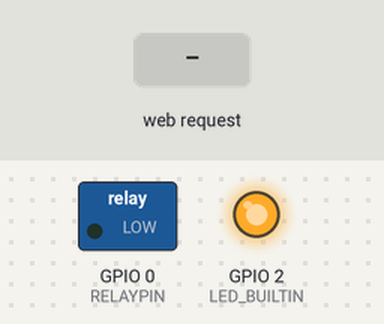
Bench run of a sketch on a simulated ESP8266 (NodeMCU). Shown: switched loads named in the sketch (green lamp = pin HIGH), output pins drawn as LEDs (lit = HIGH, except the on-board LED, lit = LOW). The inputs (shaded band) are chosen by the test bench. WiFi joins after 1.5 s; servers stay silent unless stated; network time is answered at once with the bench clock; the local clock reads 2024-03-15 10:24:30 at power-on unless the sketch sets it; storage starts empty; what the sketch prints to the serial monitor is not drawn.

Above: at 0.6 s.
At 2.7 s:
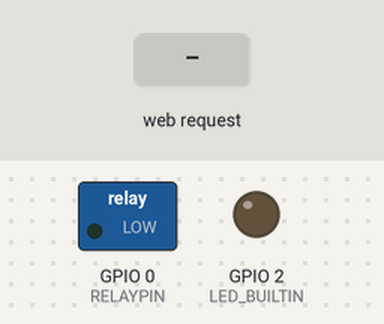
2.8 s: HTTP request GET /heating received
At 3.4 s:
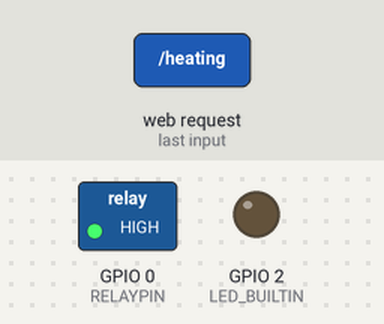
4.3 s: HTTP request GET /status received
5.8 s: HTTP request GET /manual received
Timing chart, 0 to 8.8 s (numbered marks = the images above; inputs shaded):
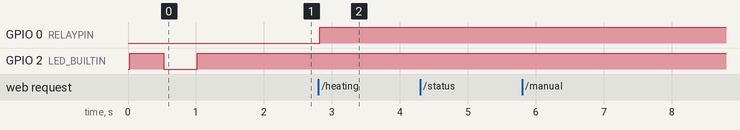

The sketch:

ESP-01S_heat_pad.ino
```cpp
#include<ESP8266WiFi.h>
#include<ESPAsyncWebServer.h>
#include<ESPAsyncTCP.h>
#include<FS.h>
#include <NTPClient.h>
#include <WiFiUdp.h>

#define RELAYPIN 0

int ssid_sr=1;
const char * ssid[]={"TOTOLINK",
                     "TP-LINK_470A9A",
                     "ZYXEL_1F",
                     "ZYXEL_3F"};
const char * password[]={"0422876333",
                         "C1470A9A",
                         "C1470A9A",
                         "C1470A9A"};
volatile bool heat[]={false,false,false,false,false,false,
                      false,false,false,false,false,false,
                      false,false,false,false,false,false,
                      false,false,false,false,false,false};
volatile bool manual=false;
volatile byte id=0,val=0;

AsyncWebServer server(80);
WiFiUDP ntpUDP;
NTPClient timeClient(ntpUDP,"ntp1.aliyun.com",60*60*8,30*60*1000);

void setup()
{
  Serial.begin(115200);
  Serial.println("start system");

  pinMode(RELAYPIN,OUTPUT);
  pinMode(LED_BUILTIN,OUTPUT);

  if(!SPIFFS.begin())
  {
    Serial.println("SPIFFS is broken");
    return;
  }

  WiFi.mode(WIFI_STA);
  WiFi.hostname("心心爬蟲加熱墊");
  WiFi.begin(ssid[ssid_sr],password[ssid_sr]);
  while(WiFi.status()!=WL_CONNECTED)
  {
    Serial.print(".");
    digitalWrite(LED_BUILTIN,!digitalRead(LED_BUILTIN));
    delay(500);
  }

  Serial.printf("\nIP Address:%s\n",WiFi.localIP().toString().c_str());

  server.serveStatic("/",SPIFFS,"/www/").setDefaultFile("index.html");
  server.serveStatic("/img",SPIFFS,"/www/img/");
  server.serveStatic("/favicon.ico",SPIFFS,"/www/favicon.ico");

  server.on("/status",HTTP_GET,[](AsyncWebServerRequest * req){
    Serial.println("status");
    String res="{\"status\":";
    if(digitalRead(RELAYPIN)==HIGH)
    {
      res+="0,";
    }
    else
    {
      res+="1,";
    }
    //res+="\"millis\":"+String(millis())+",";
    if(manual==true)
    {
      res+="\"manual\":1}";
    }
    else
    {
      res+="\"manual\":0}";
    }
    Serial.println(res);
    req->send(200,"json/application",res);
    });

  //choose manual heat or automtic heat
  server.on("/manual",HTTP_GET,[](AsyncWebServerRequest * req){
    Serial.println("manual");
    manual=!manual;
    if(manual==true)
    {
      Serial.println("true");
      req->send(200,"text/plain",String(1));
    }
    else
    {
      Serial.println("false");
      req->send(200,"text/plain",String(0));
    }
    });

  //automatic heat or not when manual is false
  server.on("/heating",HTTP_GET,[](AsyncWebServerRequest * req){
    Serial.println("heating");
    digitalWrite(RELAYPIN,!digitalRead(RELAYPIN));
    if(digitalRead(RELAYPIN)==LOW)
    {
      Serial.println("low");
      req->send(200,"text/plain",String(1));
    }
    else
    {
      Serial.println("high");
      req->send(200,"text/plain",String(0));
    }
    });

  //set heart timezone
  server.on("/set",HTTP_GET,[](AsyncWebServerRequest * req)
  {
    Serial.println("set");
    if(req->hasParam("id"))
    {
      AsyncWebParameter * p=req->getParam("id");
      id=p->value().toInt();
      Serial.println(id);
    }

    if(req->hasParam("val"))
    {
      AsyncWebParameter * p=req->getParam("val");
      val=p->value().toInt();
      Serial.println(val);
    }
    if(val==true)
    {
      heat[id]=true;
    }
    else
    {
      heat[id]=false;
    }
    req->send(200);
    });

  //get heat timezone one by one
  server.on("/heat",HTTP_GET,[](AsyncWebServerRequest * req){
    Serial.println("heat");
    if(req->hasParam("id"))
    {
      AsyncWebParameter * p=req->getParam("id");
      id=p->value().toInt();
      Serial.println(id);
    }
    if(heat[id]==true)
    {
      Serial.println("true");
      req->send(200,"text/plain",String(1));
    }
    else
    {
      Serial.println("false");
      req->send(200,"text/plain",String(0));
    }
    });

  //get heat timezone at a time
  server.on("/heat2",HTTP_GET,[](AsyncWebServerRequest * req){
    Serial.println("heat2");
    for(byte i=0;i<24;i++)
    {
      if(heat[i]==true)
      {

      }
      else
      {

      }
    }
    /*if(req->hasParam("id"))
    {
      AsyncWebParameter * p=req->getParam("id");
      id=p->value().toInt();
      Serial.println(id);
    }
    if(heat[id]==true)
    {
      Serial.println("true");
      req->send(200,"text/plain",String(1));
    }
    else
    {
      Serial.println("false");
      req->send(200,"text/plain",String(0));
    }*/
    req->send(200,"text/plain",String(0));
    });


  server.begin();
  Serial.println("Web server is started");
  timeClient.begin();
}

void loop()
{
  //digitalWrite(LED_BUILTIN,!digitalRead(LED_BUILTIN));
  timeClient.update();

  Serial.println(timeClient.getFormattedTime());

  if(manual==false)
  {
    if(heat[timeClient.getHours()]==true)
    {
      Serial.println("heat");

    }
    else
    {
      Serial.println("not heat");
    }
  }
  /*for(byte i=0;i<24;i++)
  {
    Serial.printf("%d~%d:%d\n",i,i+1,heat[i]);
  }*/
  delay(3000);
}
```

Measured:
- after the input at 2.8 s, GPIO 0 (RELAYPIN): LOW → HIGH at once
- after the input at 4.3 s, every drawn part: stays the same
- after the input at 5.8 s, every drawn part: stays the same
